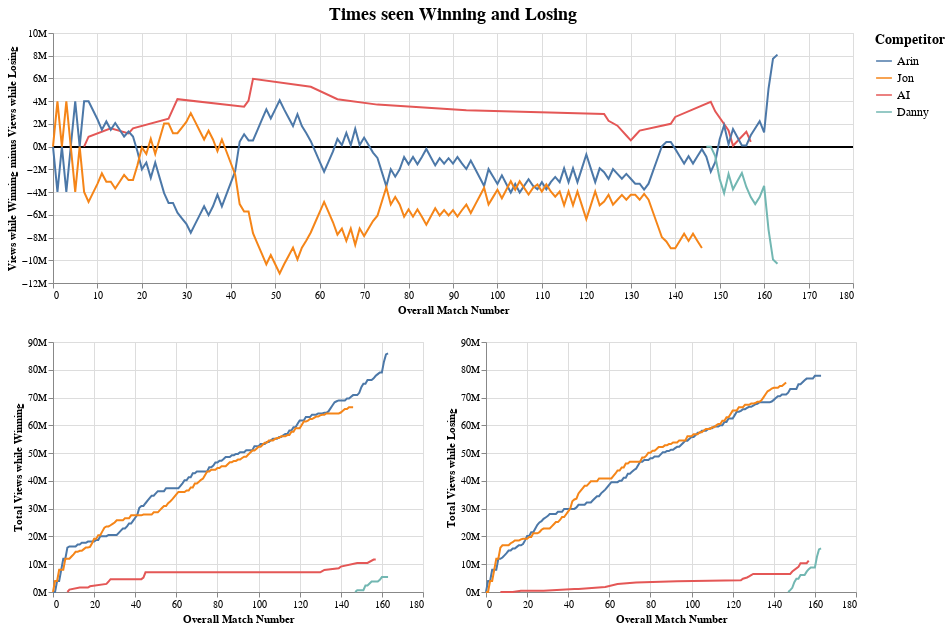

Notebook cell for this chart:
### Code cell
# TODO: clean up these plots and axes labels
# TODO: should the x-axis here be publish date and/or should we only have one datapoint per episode?
# TODO: add in selectors like above
# TODO: add text and points for final match for each competitor
# TODO: maybe add light area marks as well
(alt.Chart(
    competitor_ranking_over_time_df
).mark_rule().encode(
    y = 'zero:Q'
).transform_calculate(
    zero='0'
) + alt.Chart(competitor_ranking_over_time_df, title='Times seen Winning and Losing').mark_line().encode(
    x=alt.X('overall_match_number', title='Overall Match Number'),
    y=alt.Y('views_differential:Q', title='Views while Winning minus Views while Losing', axis=alt.Axis(format="~s")), # TODO: find better axis title
    color=alt.Color('competitor', title='Competitor', sort=color_order, legend=alt.Legend(
        titleFontSize=14, labelFontSize=12, symbolSize=250
    ))
).transform_calculate(
    views_differential='datum.winning_views - datum.losing_views'
).properties(width=800, height=250) & (alt.Chart(competitor_ranking_over_time_df).mark_line().encode(
    x=alt.X('overall_match_number', title='Overall Match Number'),
    y=alt.Y('winning_views', title='Total Views while Winning', axis=alt.Axis(format="~s")),
    color=alt.Color('competitor', title='Competitor', sort=color_order, legend=alt.Legend(
        titleFontSize=14, labelFontSize=12, symbolSize=250
    ))
).properties(width=370, height=250) | alt.Chart(competitor_ranking_over_time_df).mark_line().encode(
    x=alt.X('overall_match_number', title='Overall Match Number'),
    y=alt.Y('losing_views', title='Total Views while Losing', axis=alt.Axis(format="~s")),
    color=alt.Color('competitor', title='Competitor', sort=color_order, legend=alt.Legend(
        titleFontSize=14, labelFontSize=12, symbolSize=250
    ))
).properties(width=370, height=250)).resolve_scale(
    y='shared'
)).configure_title(fontSize=18)

### Figure 1 — Vega-Lite specification as saved in the notebook (floating-point values rounded to 4 significant figures; data arrays with more than 128 entries replaced by an {"elided": "..."} marker saying what was removed)
{"config": {"view": {"continuousWidth": 400, "continuousHeight": 300}, "title": {"fontSize": 18}}, "vconcat": [{"layer": [{"mark": "rule", "encoding": {"y": {"type": "quantitative", "field": "zero"}}, "transform": [{"calculate": "0", "as": "zero"}]}, {"mark": "line", "encoding": {"color": {"type": "nominal", "field": "competitor", "legend": {"labelFontSize": 12, "symbolSize": 250, "titleFontSize": 14}, "sort": ["Arin", "Jon", "AI", "Danny"], "title": "Competitor"}, "x": {"type": "quantitative", "field": "overall_match_number", "title": "Overall Match Number"}, "y": {"type": "quantitative", "axis": {"format": "~s"}, "field": "views_differential", "title": "Views while Winning minus Views while Losing"}}, "height": 250, "title": "Times seen Winning and Losing", "transform": [{"calculate": "datum.winning_views - datum.losing_views", "as": "views_differential"}], "width": 800}]}, {"hconcat": [{"mark": "line", "encoding": {"color": {"type": "nominal", "field": "competitor", "legend": {"labelFontSize": 12, "symbolSize": 250, "titleFontSize": 14}, "sort": ["Arin", "Jon", "AI", "Danny"], "title": "Competitor"}, "x": {"type": "quantitative", "field": "overall_match_number", "title": "Overall Match Number"}, "y": {"type": "quantitative", "axis": {"format": "~s"}, "field": "winning_views", "title": "Total Views while Winning"}}, "height": 250, "width": 370}, {"mark": "line", "encoding": {"color": {"type": "nominal", "field": "competitor", "legend": {"labelFontSize": 12, "symbolSize": 250, "titleFontSize": 14}, "sort": ["Arin", "Jon", "AI", "Danny"], "title": "Competitor"}, "x": {"type": "quantitative", "field": "overall_match_number", "title": "Overall Match Number"}, "y": {"type": "quantitative", "axis": {"format": "~s"}, "field": "losing_views", "title": "Total Views while Losing"}}, "height": 250, "width": 370}], "resolve": {"scale": {"y": "shared"}}}], "data": {"name": "data-792fb82bd079fe50e6b265ed86394381"}, "$schema": "https://vega.github.io/schema/vega-lite/v4.8.1.json", "datasets": {"data-792fb82bd079fe50e6b265ed86394381": {"elided": "359 records"}}}
